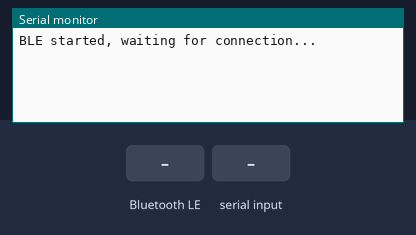
The sketch below on a simulated ESP32. On the bench: the last lines printed to the serial monitor. Inputs (shaded band) come from the test bench. Nothing arrives over Bluetooth unless stated; a phone connects over Bluetooth LE 3 s after start.

Above: at 1.2 s.
1.3 s: Bluetooth LE write "1" received
At 2.2 s:
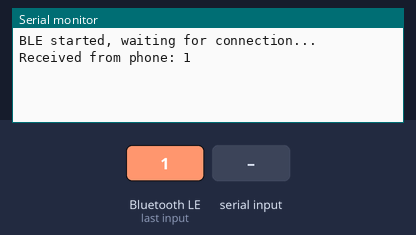
4.5 s: "1\n" received over Serial
At 5.6 s:
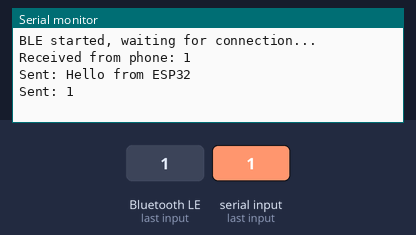

The sketch:

ble.ino
```cpp
#include <BLEDevice.h>
#include <BLEServer.h>
#include <BLEUtils.h>
#include <BLE2902.h>

BLEServer* pServer = NULL;
BLECharacteristic* pCharacteristic = NULL;

bool deviceConnected = false;

#define SERVICE_UUID        "6E400001-B5A3-F393-E0A9-E50E24DCCA9E"
#define CHARACTERISTIC_UUID "6E400003-B5A3-F393-E0A9-E50E24DCCA9E" // notify
#define WRITE_UUID          "6E400002-B5A3-F393-E0A9-E50E24DCCA9E" // write

class MyServerCallbacks : public BLEServerCallbacks {
  void onConnect(BLEServer* pServer) {
    deviceConnected = true;
  }

  void onDisconnect(BLEServer* pServer) {
    deviceConnected = false;
  }
};

class WriteCallback : public BLECharacteristicCallbacks {
  void onWrite(BLECharacteristic *pCharacteristic) {
    String rxValue = pCharacteristic->getValue();
    if (rxValue.length() > 0) {
      Serial.print("Received from phone: ");
      Serial.println(rxValue.c_str());
    }
  }
};

void setup() {
  Serial.begin(115200);

  BLEDevice::init("ESP32-gggkBLE");   // ↔️ Tên BLE (giống SSID)
  pServer = BLEDevice::createServer();
  pServer->setCallbacks(new MyServerCallbacks());

  BLEService *pService = pServer->createService(SERVICE_UUID);

  // Notify characteristic (ESP32 → Phone)
  pCharacteristic = pService->createCharacteristic(
                     CHARACTERISTIC_UUID,
                     BLECharacteristic::PROPERTY_NOTIFY
                   );
  pCharacteristic->addDescriptor(new BLE2902());

  // Write characteristic (Phone → ESP32)
  BLECharacteristic *pWrite = pService->createCharacteristic(
                                WRITE_UUID,
                                BLECharacteristic::PROPERTY_WRITE
                              );
  pWrite->setCallbacks(new WriteCallback());

  pService->start();

  // Bắt đầu quảng bá BLE
  pServer->getAdvertising()->start();
  Serial.println("BLE started, waiting for connection...");
}

void loop() {
  if (deviceConnected) {

    String msg = "";

    // Read serial input (non-blocking)
    if (Serial.available()) {
      msg = Serial.readStringUntil('\n');   // Read line
    } else {
      msg = "Hello from ESP32";             // Default message
    }

    // Send via BLE
    pCharacteristic->setValue(msg.c_str());
    pCharacteristic->notify();

    Serial.println("Sent: " + msg);

    delay(2000);
  }
}
```

Measured:
- after the input at 1.3 s, the serial monitor: prints a new line after 0.05 s (image 1)
- after the input at 4.5 s, the serial monitor: prints a new line after 0.50 s (image 2)
